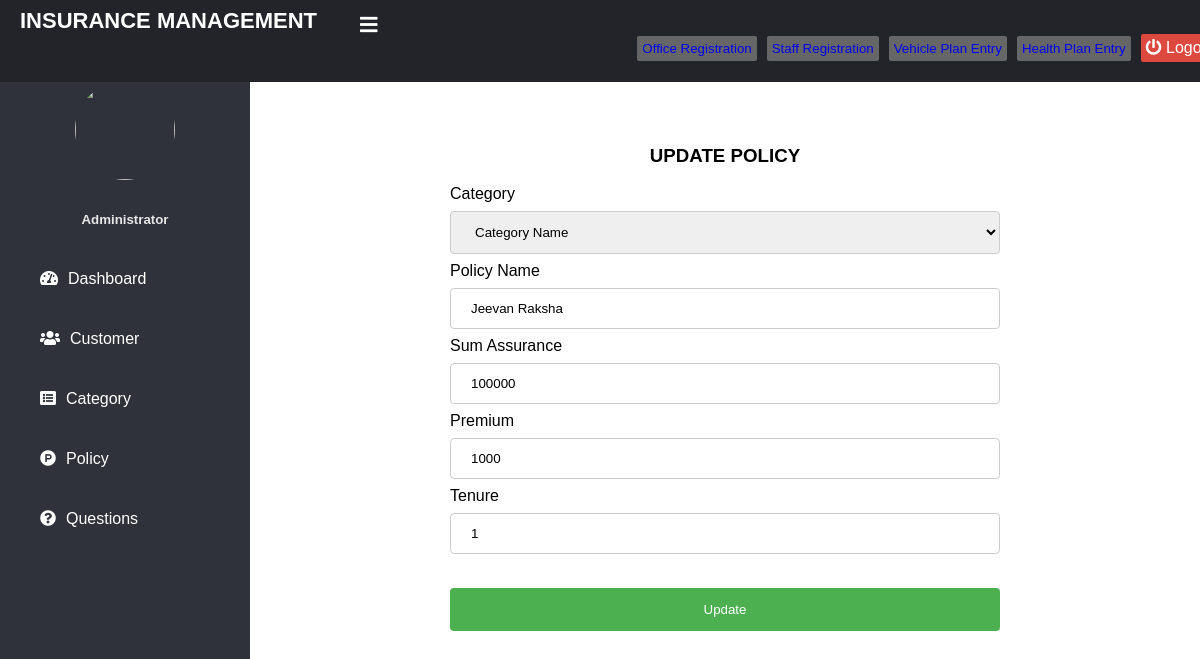
Page /update-policy/2 (signed in) on the committed database.
### home/models.py (models this page shows, shortened)
class Policy(models.Model):
    category= models.ForeignKey('Category', on_delete=models.CASCADE)
    policy_name=models.CharField(max_length=200)
    sum_assurance=models.PositiveIntegerField()
    premium=models.PositiveIntegerField()
    tenure=models.PositiveIntegerField()
    creation_date =models.DateField(auto_now=True)

### home/views.py (the view, shortened to what this page needs)
# urls.py: path('update-policy/<int:pk>', views.update_policy_view,name='update-policy'),
@login_required(login_url='adminlogin')
def update_policy_view(request,pk):
    policy = Policy.objects.get(id=pk)
    policyForm=forms.PolicyForm(instance=policy)
    return render(request,'admin/update_policy.html',{'policyForm':policyForm})

### home/forms.py
class PolicyForm(forms.ModelForm):
    category=forms.ModelChoiceField(queryset=models.Category.objects.all(),empty_label="Category Name", to_field_name="id")
    class Meta:
        model=models.Policy
        fields=['policy_name','sum_assurance','premium','tenure']

### home/models.py (called while the page is built)
    def __str__(self):
        return self.category_name

### templates/admin/update_policy.html (shortened to what this page needs)
{% extends 'adminbase.html' %}
{% load widget_tweaks %}
{% block content %}
<head>
</head>
<br><br>
<h3 style="text-align:center;">UPDATE POLICY</h3>
<div>
  <form method="post" autocomplete="off" enctype="multipart/form-data" style="margin-left:200px;margin-right:200px;">
        <label for="course_name">Category</label>
      {% render_field policyForm.category class="form-control" placeholder="Life Insurance" %}
        <label for="course_name">Policy Name</label>
      {% render_field policyForm.policy_name class="form-control" placeholder="Jeevan Surbhi" %}
     <label for="course_name">Sum Assurance</label>
      {% render_field policyForm.sum_assurance class="form-control" placeholder="100000" %}
    <label for="course_name">Premium</label>
      {% render_field policyForm.premium class="form-control" placeholder="5000" %}
          <label for="course_name">Tenure</label>
      {% render_field policyForm.tenure class="form-control" placeholder="12" %}
<br><br>
    <input type="submit" value="Update">
  </form>
</div>
<br><br><br><br><br><br><br><br>
{% endblock content %}

### templates/admin/update_policy.html (style rules this page uses)
input[type=text], select,input[type=number] ,input[type=password], textarea { width: 100%; padding: 12px 20px; margin: 8px 0; display: inline-block; border: 1px solid #ccc; border-radius: 4px; box-sizing: border-box; }
input[type=submit] { width: 100%; background-color: #4CAF50; color: white; padding: 14px 20px; margin: 8px 0; border: none; border-radius: 4px; cursor: pointer; }

### rows in the picture
Policy: category "Category Name", policy_name "Jeevan Raksha", sum_assurance "100000", premium "1000", tenure "1"
